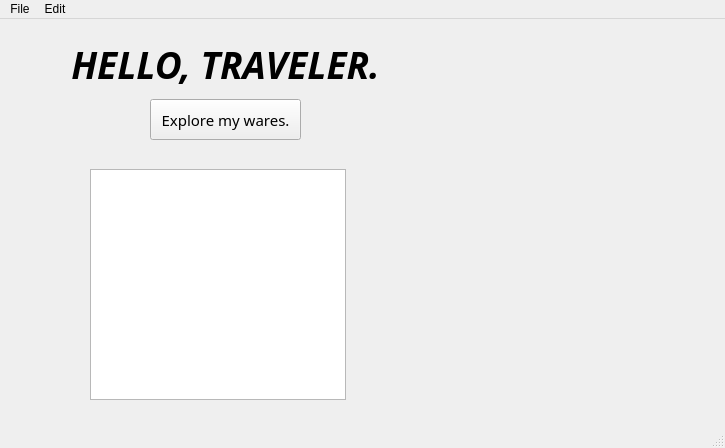
<?xml version="1.0" encoding="UTF-8"?>
<ui version="4.0">
 <class>MainWindow</class>
 <widget class="QMainWindow" name="MainWindow">
  <property name="geometry">
   <rect>
    <x>0</x>
    <y>0</y>
    <width>725</width>
    <height>448</height>
   </rect>
  </property>
  <property name="windowTitle">
   <string>MainWindow</string>
  </property>
  <widget class="QWidget" name="centralwidget">
   <widget class="QLabel" name="titleLabel">
    <property name="geometry">
     <rect>
      <x>40</x>
      <y>10</y>
      <width>371</width>
      <height>71</height>
     </rect>
    </property>
    <property name="font">
     <font>
      <family>KiwiSoda</family>
      <pointsize>24</pointsize>
     </font>
    </property>
    <property name="autoFillBackground">
     <bool>false</bool>
    </property>
    <property name="text">
     <string>&lt;html&gt;&lt;head/&gt;&lt;body&gt;&lt;p&gt;&lt;span style=&quot; font-size:28pt; font-weight:600; font-style:italic;&quot;&gt;HELLO, TRAVELER.&lt;/span&gt;&lt;/p&gt;&lt;/body&gt;&lt;/html&gt;</string>
    </property>
    <property name="scaledContents">
     <bool>false</bool>
    </property>
    <property name="alignment">
     <set>Qt::AlignCenter</set>
    </property>
    <property name="wordWrap">
     <bool>true</bool>
    </property>
   </widget>
   <widget class="QPushButton" name="exploreButton">
    <property name="geometry">
     <rect>
      <x>150</x>
      <y>80</y>
      <width>151</width>
      <height>41</height>
     </rect>
    </property>
    <property name="font">
     <font>
      <family>Minion Pro</family>
      <pointsize>11</pointsize>
     </font>
    </property>
    <property name="text">
     <string>Explore my wares.</string>
    </property>
   </widget>
   <widget class="QListWidget" name="wareList">
    <property name="geometry">
     <rect>
      <x>90</x>
      <y>150</y>
      <width>256</width>
      <height>231</height>
     </rect>
    </property>
    <property name="font">
     <font>
      <family>Minion Pro</family>
      <pointsize>12</pointsize>
      <weight>75</weight>
      <bold>true</bold>
     </font>
    </property>
    <property name="defaultDropAction">
     <enum>Qt::MoveAction</enum>
    </property>
    <property name="alternatingRowColors">
     <bool>true</bool>
    </property>
   </widget>
   <widget class="QLabel" name="frogPicture">
    <property name="geometry">
     <rect>
      <x>390</x>
      <y>80</y>
      <width>271</width>
      <height>261</height>
     </rect>
    </property>
    <property name="text">
     <string/>
    </property>
    <property name="pixmap">
     <pixmap resource="../res/images.qrc">:/newPrefix/frog.png</pixmap>
    </property>
    <property name="scaledContents">
     <bool>true</bool>
    </property>
   </widget>
  </widget>
  <widget class="QMenuBar" name="menubar">
   <property name="geometry">
    <rect>
     <x>0</x>
     <y>0</y>
     <width>725</width>
     <height>21</height>
    </rect>
   </property>
   <widget class="QMenu" name="menuNew">
    <property name="title">
     <string>File</string>
    </property>
    <addaction name="actionNew"/>
    <addaction name="actionSave"/>
   </widget>
   <widget class="QMenu" name="menuEdit">
    <property name="title">
     <string>Edit</string>
    </property>
    <addaction name="actionCopy"/>
    <addaction name="actionPaste"/>
    <addaction name="actionDelete"/>
   </widget>
   <addaction name="menuNew"/>
   <addaction name="menuEdit"/>
  </widget>
  <widget class="QStatusBar" name="statusbar"/>
  <action name="actionNew">
   <property name="text">
    <string>New</string>
   </property>
   <property name="statusTip">
    <string>Empty your bag and start over</string>
   </property>
   <property name="shortcut">
    <string>Ctrl+N</string>
   </property>
  </action>
  <action name="actionSave">
   <property name="text">
    <string>Save</string>
   </property>
   <property name="statusTip">
    <string>Save your wares someplace safe</string>
   </property>
   <property name="shortcut">
    <string>Ctrl+S</string>
   </property>
  </action>
  <action name="actionCopy">
   <property name="text">
    <string>Copy</string>
   </property>
   <property name="statusTip">
    <string>Internalize an item in your head...</string>
   </property>
   <property name="shortcut">
    <string>Ctrl+C</string>
   </property>
  </action>
  <action name="actionPaste">
   <property name="text">
    <string>Paste</string>
   </property>
   <property name="statusTip">
    <string>...to manifest it and rejoice in duplication.</string>
   </property>
   <property name="shortcut">
    <string>Ctrl+V</string>
   </property>
  </action>
  <action name="actionDelete">
   <property name="text">
    <string>Delete</string>
   </property>
   <property name="statusTip">
    <string>It must be removed.</string>
   </property>
   <property name="shortcut">
    <string>Del</string>
   </property>
  </action>
 </widget>
 <resources>
  <include location="../res/images.qrc"/>
 </resources>
 <connections/>
</ui>
